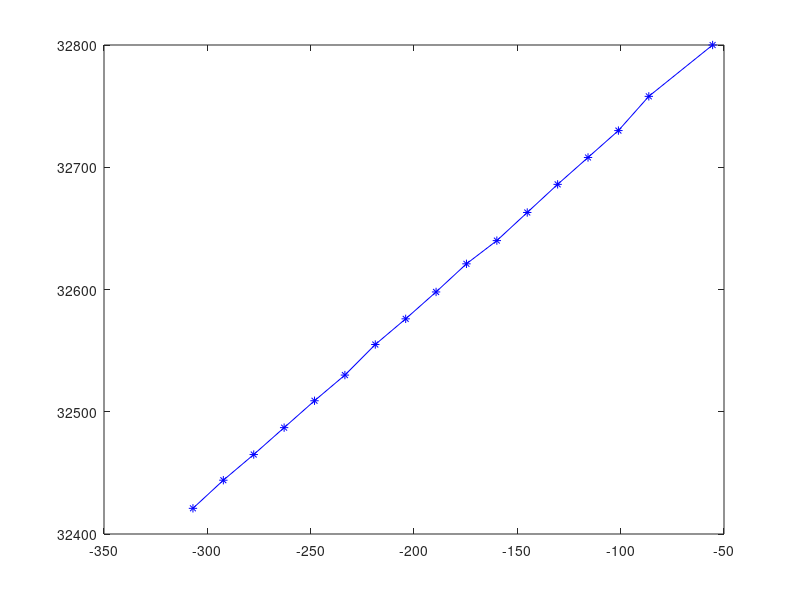
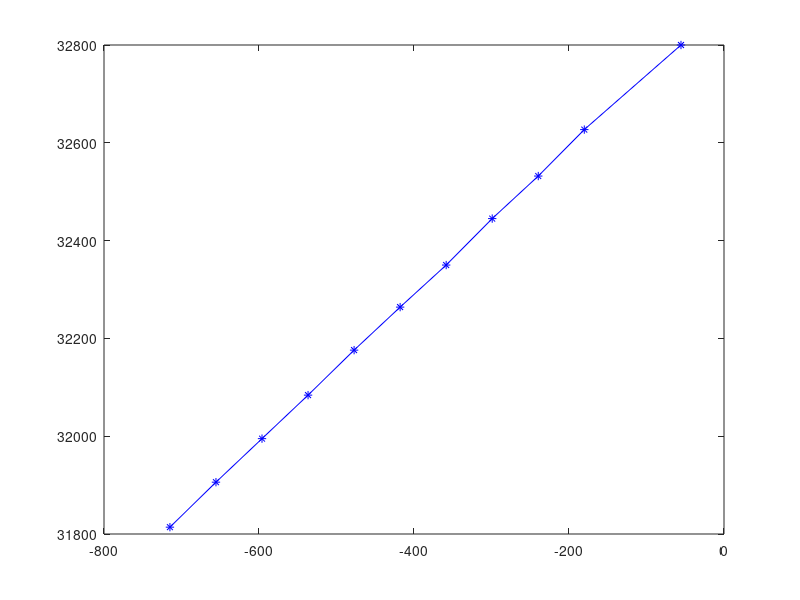
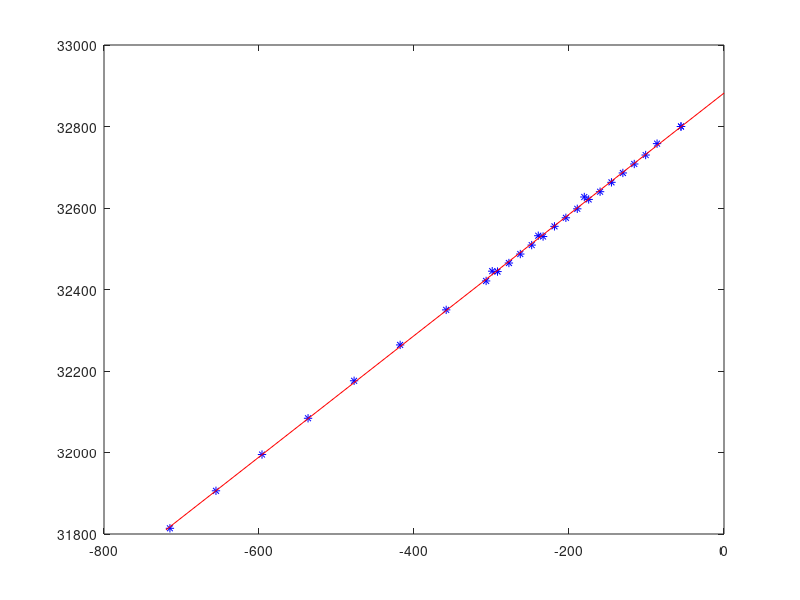

MATLAB code to generate these figures, in order:
% Script used for calculating the torque to AD counts conversion ratio,
% based on a calibration experiment performed with the SRI M3223 6-axis
% load cell

% Measurements
experiment1ADCounts = [32800
                       32758
                       32730
                       32708
                       32686
                       32663
                       32640
                       32621
                       32598
                       32576
                       32555
                       32530
                       32509
                       32487
                       32465
                       32444
                       32421]';
                   
experiment2ADCounts = [32800
                       32627
                       32532
                       32445
                       32350
                       32264
                       32176
                       32084
                       31995
                       31906
                       31814]';

% Parameters
R = 35;
D = 34;
L = 10;
barAngle = 0.3;
gravity = 9.8034;

% Calculating the torque imposed by the bar
barWeight = 0.038;
barLength = 402;
barForce = barWeight * gravity * cosd(barAngle);
barTorque = barForce * (barLength/2 - (R + D/2));

% Experiment 1 - lower load (75g)
load1Weight = 0.075;
load1MeasuredPositions = 20:20:320;

load1Positions = load1MeasuredPositions + (D+L)/2;
load1Force = load1Weight * gravity * cosd(barAngle);
load1Torques = load1Force * load1Positions;
experiment1Torques = ([0 load1Torques] + barTorque) * (-1);

figure;
plot(experiment1Torques, experiment1ADCounts, 'b*-');

% Experiment 2 - higher load (303g)
load2Weight = 0.303;
load2MeasuredPositions = 20:20:200;

load2Positions = load2MeasuredPositions + (D+L)/2;
load2Force = load2Weight * gravity * cosd(barAngle);
load2Torques = load2Force * load2Positions;
experiment2Torques = ([0 load2Torques] + barTorque) * (-1);

figure;
plot(experiment2Torques, experiment2ADCounts, 'b*-');


%% Calculate the linear regression coefficients from both experiments

% Experiment 1
experiment1Coefficients = polyfit(experiment1Torques, experiment1ADCounts, 1);
experiment1Slope = experiment1Coefficients(1);
experiment1Offset = experiment1Coefficients(2);

% Experiment 2
experiment2Coefficients = polyfit(experiment2Torques, experiment2ADCounts, 1);
experiment2Slope = experiment2Coefficients(1);
experiment2Offset = experiment2Coefficients(2);

% Combine experiment 1 and 2
negativeTorques = [experiment1Torques experiment2Torques];
negativeMeasurements = [experiment1ADCounts experiment2ADCounts];
negativeCoefficients = polyfit(negativeTorques, negativeMeasurements, 1);
negativeSlope = negativeCoefficients(1);
negativeOffset = negativeCoefficients(2);

figure; 
plot(negativeTorques, negativeMeasurements, 'b*');
hold on;
testTorque = [-720 0];
testMeasurements = testTorque*negativeSlope + negativeOffset;
plot(testTorque, testMeasurements, 'r-');
